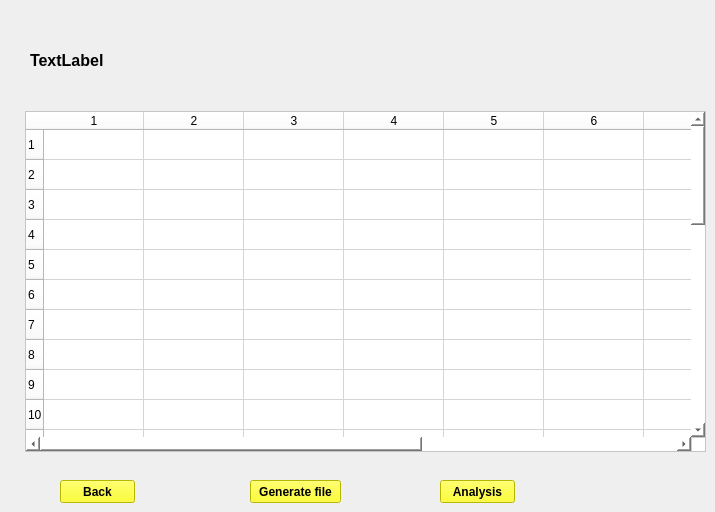
    <widget class="QWidget" name="page_5">
     <widget class="QTableWidget" name="table">
      <property name="geometry">
       <rect>
        <x>25</x>
        <y>111</y>
        <width>681</width>
        <height>341</height>
       </rect>
      </property>
      <property name="styleSheet">
       <string notr="true">background-color: rgb(255, 255, 255);
</string>
      </property>
      <property name="rowCount">
       <number>30</number>
      </property>
      <property name="columnCount">
       <number>10</number>
      </property>
      <row/>
      <row/>
      <row/>
      <row/>
      <row/>
      <row/>
      <row/>
      <row/>
      <row/>
      <row/>
      <row/>
      <row/>
      <row/>
      <row/>
      <row/>
      <row/>
      <row/>
      <row/>
      <row/>
      <row/>
      <row/>
      <row/>
      <row/>
      <row/>
      <row/>
      <row/>
      <row/>
      <row/>
      <row/>
      <row/>
      <column/>
      <column/>
      <column/>
      <column/>
      <column/>
      <column/>
      <column/>
      <column/>
      <column/>
      <column/>
     </widget>
     <widget class="QPushButton" name="viewback">
      <property name="geometry">
       <rect>
        <x>60</x>
        <y>480</y>
        <width>75</width>
        <height>23</height>
       </rect>
      </property>
      <property name="font">
       <font>
        <weight>75</weight>
        <bold>true</bold>
       </font>
      </property>
      <property name="styleSheet">
       <string notr="true">background-color: rgb(255, 255, 0);</string>
      </property>
      <property name="text">
       <string>Back</string>
      </property>
     </widget>
     <widget class="QPushButton" name="file">
      <property name="geometry">
       <rect>
        <x>250</x>
        <y>480</y>
        <width>91</width>
        <height>23</height>
       </rect>
      </property>
      <property name="font">
       <font>
        <weight>75</weight>
        <bold>true</bold>
       </font>
      </property>
      <property name="styleSheet">
       <string notr="true">background-color: rgb(255, 255, 0);</string>
      </property>
      <property name="text">
       <string>Generate file</string>
      </property>
     </widget>
     <widget class="QPushButton" name="analysis">
      <property name="geometry">
       <rect>
        <x>440</x>
        <y>480</y>
        <width>75</width>
        <height>23</height>
       </rect>
      </property>
      <property name="font">
       <font>
        <weight>75</weight>
        <bold>true</bold>
       </font>
      </property>
      <property name="styleSheet">
       <string notr="true">background-color: rgb(255, 255, 0);</string>
      </property>
      <property name="text">
       <string>Analysis</string>
      </property>
     </widget>
     <widget class="QLabel" name="usernameview">
      <property name="geometry">
       <rect>
        <x>30</x>
        <y>50</y>
        <width>131</width>
        <height>21</height>
       </rect>
      </property>
      <property name="font">
       <font>
        <pointsize>12</pointsize>
        <weight>75</weight>
        <bold>true</bold>
       </font>
      </property>
      <property name="text">
       <string>TextLabel</string>
      </property>
     </widget>
    </widget>
